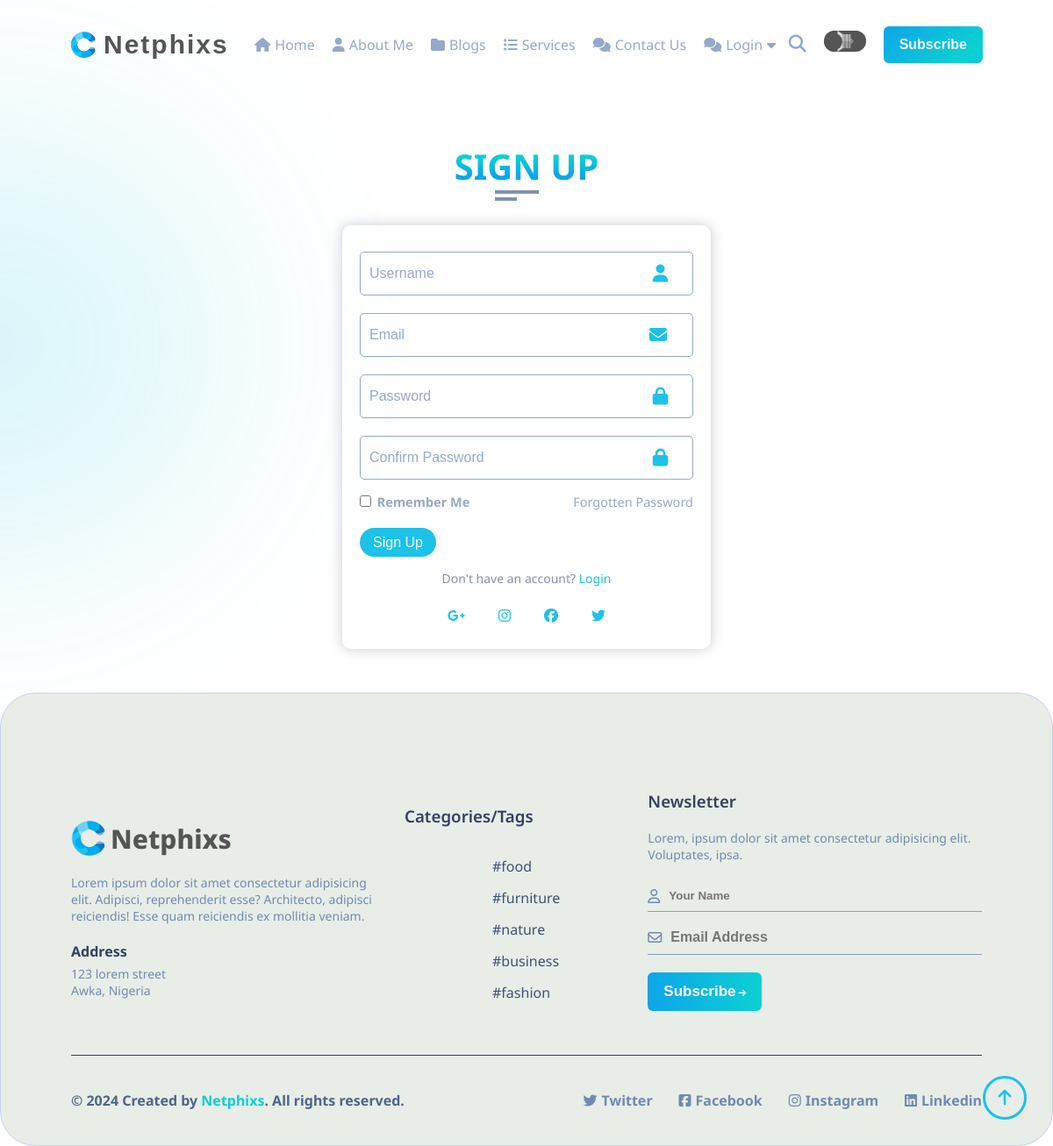
Page /auth0/register/ on the committed database.
### blog/models.py (models this page shows, shortened)
class Tag(models.Model):
    title = models.CharField(max_length=255, verbose_name="Tag")
    image = models.ImageField(upload_to=user_directory_path, verbose_name="Tag Images")
    slug = models.SlugField(null=False, unique=True, default=uuid.uuid1)
    author = models.ForeignKey(User, on_delete=models.CASCADE, default=1)
    class Meta:
        verbose_name = "Tag"
        verbose_name_plural = "Tags"

### authentication/views.py (the view)
# urls.py: path('register/', views.register, name="sign-up"),
def register(request):
    tags = Tag.objects.all()
    category = Categorys.objects.all()
    if request.method == "POST":
        form = UserRegisterForm(request.POST)
        if form.is_valid():
            username = form.cleaned_data.get('username')
            email = form.cleaned_data.get('email')
            password1 = form.cleaned_data.get('password1')
            password2 = form.cleaned_data.get('password2')
            new_user = form.save()
            print("User created successfully:", new_user)  # Debug statement
            messages.success(request, f'Hello {username} your account was created!!')
            if 'remember' in request.POST:
                request.session.set_expiry(60 * 60 * 24 * 14)  # Extend session expiry to 14 days
            new_user = authenticate(username=username, password=password1)
            if new_user is not None:
                print("User authenticated successfully:", new_user)  # Debug statement
                login(request, new_user)
                return redirect('index')  # Change 'index' to your desired page name
            else:
                print("Authentication failed")  # Debug statement
        else:
            if User.objects.filter(email=request.POST.get('email')).exists():
                messages.warning(request, 'Email already exists! Please login.')
                return redirect('login')  # Redirect to login page if email already exists
    else:
        if request.user.is_authenticated:
            messages.warning(request, "Logged in Successfully...")
            return redirect('index')  # Redirect to index if user is already logged in
        else:
            form = UserRegisterForm()
        context = {
            'form': form,
            'tags': tags,
            'category': category,
        }
    return render(request, 'signup.html', context)

### authentication/forms.py
class UserRegisterForm(UserCreationForm):
    username = forms.CharField(
        widget=forms.TextInput(attrs={'placeholder': 'Username', 'class': 'prompt srch_explore'}),
        max_length=50,
        required=True
    )
    email = forms.EmailField(
        widget=forms.TextInput(attrs={'placeholder': 'Email', 'class': 'prompt srch_explore'}),
        max_length=50,
        required=True
    )
    password1 = forms.CharField(
        widget=forms.PasswordInput(attrs={'placeholder': 'Enter Password', 'class': 'prompt srch_explore'}),
        max_length=50,
        required=True
    )
    password2 = forms.CharField(
        widget=forms.PasswordInput(attrs={'placeholder': 'Confirm Password', 'class': 'prompt srch_explore'}),
        max_length=50,
        required=True
    )
    remember = forms.BooleanField(
        label='Remember Me',
        required=False
    )
    class Meta:
        model = User
        fields = ['username', 'email', 'password1', 'password2', 'remember']

### templates/signup.html (shortened to what this page needs)
{% extends "base.html" %}
{% load static %}
{% block header %} {% include "header.html" %} {% endblock header %}
{% block content %}
<section class="about section " id="about">
  <div class="container">
    <div class="row bg-color">
      <div class="section-title padd-15" style="margin-bottom: -20px;">
        <h2>SIGN UP</h2>
      </div>
    </div>
    <div class="row row-signup">
      <div class="wrapper">
        <form action="{% url "sign-up" %}" method="POST">
          <div class="input-box">
            <input type="text" placeholder="Username" name="username" required>
            <i class="fa fa-user" aria-hidden="true"></i>
          </div>
          <div class="input-box">
            <input type="email" placeholder="Email" name="email" required>
            <i class="fa-solid fa-envelope"></i>
          </div>
          <div class="input-box input-pass">
            <input type="password" placeholder="Password" required name="password1" id="password1">
            <i class="fa-solid fa-lock" id="passwordIcon1"></i>
          </div>
          <div class="input-box input-pass" style="margin-bottom: 25px;">
            <input type="password" placeholder="Confirm Password" required name="password2" id="password2">
            <i class="fa-solid fa-lock" id="passwordIcon2"></i>
          </div>
          <div class="remember-forgot">
            <label for="check">
              <input type="checkbox" name="remember" id="remember">
              Remember Me
            </label>
            <a href="/">Forgotten Password</a>
          </div>
          <button type="submit" class="btn">Sign Up</button>
          <div class="register-link">
            <p>Don't have an account? <a href="{% url "login" %}">Login</a></p>
          </div>
        </form>
        <div class="socials">
          <a href=""><i class="fa-brands fa-google-plus-g"></i></a>
          <a href=""><i class="fa-brands fa-instagram"></i></a>
          <a href=""><i class="fa-brands fa-facebook"></i></a>
          <a href=""><i class="fa-brands fa-twitter"></i></a>
        </div>
      </div>
      </div>
    </div>
</section>
{% endblock content %}
{% block footer %}{% include "footer.html" %}{% endblock footer %}

### templates/footer.html (shortened to what this page needs)
{% load static %}
<footer class="container" id="footer">
    <section class="footersec flex">
      <div class="logofooter">
        <div class="logof">
          <a href="/" class="flex">
            <img src="{% static '' %}assests/images/img/logo.png" alt="" />
            <h1>Netphixs</h1>
          </a>
        </div>
        <p>
          Lorem ipsum dolor sit amet consectetur adipisicing elit. Adipisci,
          reprehenderit esse? Architecto, adipisci reiciendis! Esse quam
          reiciendis ex mollitia veniam.
        </p>
        <h4>Address</h4>
        <p>123 lorem street</p>
        <p>Awka, Nigeria</p>
      </div>
      <div class="categoriesfooter">
        <h3>Categories/Tags</h3>
        <div class="flex">
          <div class="catefbx">
            <ul class="catefbxa">
              {% for tag in tags|slice:":5" %}
              <li><a href="{% url "tags" tag.slug %}">#{{tag.title}}</a></li>
              {% endfor %}
          </div>
        </div>
      </div>
      <div class="newsletterfooter">
        <h3>Newsletter</h3>
        <p>
          Lorem, ipsum dolor sit amet consectetur adipisicing elit.
          Voluptates, ipsa.
        </p>
        <form action="{% url "newsletter" %}" method="POST" id="newsletter-form" class="flex">
          <div class="flex">
              <i class="fa-regular fa-user"></i>
              <input type="name" name="name" placeholder="Your Name" id="name" />
          </div>
          <div class="flex">
              <i class="fa-regular fa-envelope"></i>
              <input type="email" name="email" placeholder="Email Address" id="email" />
          </div>
          <button type="submit">
              Subscribe<i class="fa-solid fa-arrow-right"></i>
          </button>
      </form>
      </div>
    </section>
    <div class="themeauthor container flex">
      <div class="createdby">
        <h4>
          &copy; 2024 Created by
          <a href="/" target="_blank" title="">Netphixs</a>. All rights
          reserved.
        </h4>
      </div>
      <div class="social flex">
        <div class="social-icon">
          <a href="#" class="flex">
            <i class="fa-brands fa-twitter"></i>
            <h4>Twitter</h4>
          </a>
        </div>
        <div class="social-icon">
          <a href="#" class="flex">
            <i class="fa-brands fa-square-facebook"></i>
            <h4>Facebook</h4>
          </a>
        </div>
        <div class="social-icon">
          <a href="#" class="flex">
            <i class="fa-brands fa-instagram"></i>
            <h4>Instagram</h4>
          </a>
        </div>
        <div class="social-icon">
          <a href="#" class="flex">
            <i class="fa-brands fa-linkedin"></i>
            <h4>Linkedin</h4>
          </a>
        </div>
      </div>
    </div>
  </footer>
    <a class="back-to-top active" data-back-to-top aria-label="back-to-top" href="#top"><i class="fa fa-arrow-up" aria-hidden="true"></i></a>

### static/assests/css/style.css (style rules this page uses)
:root { --bg-black-900: #f2f2fc; --bg-black-100: #fdf9ff; --bg-black-50: #e8edf5; --text-black-900: #555; --text-black-700: #94a9c9; --bar-black-600: rgba(45, 46, 46, 0.35); --bar-black-500: rgba(0, 0, 0, 0.35); --bar-black-200: rgb(232, 222, 222); --bar-footer-bg: #040b14; }
* { padding: 0; margin: 0; box-sizing: border-box; }
body { font-family: Noto Sans, sans-serif; scroll-behavior: smooth; transition: 0.3s all; }
body::before, body::after { width: 500px; content: ""; z-index: -1; position: absolute; }
body::after { background: url("../images/svg/shadow-blue.svg") no-repeat 100% 0; height: 800px; left: 0; top: 0; }
.container { position: relative; max-width: 1200px; margin: auto; }
a { text-decoration: none; }
li { list-style: none; }
.flex { display: flex; align-items: center; }
footer { height: auto; padding: 80px 80px 0 80px; border: 1px solid #c2d4ee; background-color: #e8ede8; border-radius: 40px; }
.footersec { align-items: flex-start; border-bottom: 1px solid#344161; }
.logofooter { padding: 30px 0; padding-right: 30px; }
.logof { margin-bottom: 20px; }
.logof a img { width: 40px; }
.logof a h1 { font-size: 30px; color: #555; margin-left: 5px; font-weight: 800; }
.logofooter h4 { color: #344161; margin-top: 20px; margin-bottom: 5px; }
.logofooter p { width: 350px; color: #708ab0; font-size: 14px; }
.categoriesfooter { padding: 30px 0; }
.categoriesfooter h3 { color: #344161; font-weight: 600; margin-bottom: 20px; }
.catefbx ul li { margin: 14px 0; }
.catefbx ul li a { color: #3b5377; }
.catefbx { margin-right: 100px; }
.newsletterfooter { padding: 30px 0; }
.newsletterfooter h3 { color: #344161; font-weight: 600; margin-bottom: 20px; }
.newsletterfooter p { color: #708ab0; font-size: 14px; }
.newsletterfooter form { width: 100%; margin: 20px 0; gap: 10px; flex-direction: column; align-items: flex-start; }
.newsletterfooter form div { border-bottom: 1px solid #899fc0; width: 100%; }
.newsletterfooter form div i { color: #708ab0; }
.newsletterfooter form input { color: #000; width: 100%; border: none; padding: 10px; font-weight: 600; background-color: transparent; outline: none; }
.newsletterfooter button { margin-top: 10px; position: relative; padding: 12px 18px; border-radius: 5px; border: none; cursor: pointer; background: transparent; font-size: 17px; perspective: 30rem; font-weight: 600; border-radius: 6px; color: #fff; }
.newsletterfooter button::before { content: ""; display: block; position: absolute; width: 100%; height: 100%; top: 0; left: 0; border-radius: 6px; z-index: -1; background: linear-gradient(90deg, #0ea5ea, #0bd1d1 51%, #0ea5ea) var(--x, 0) / 200%; transition: background 0.3s; }
.newsletterfooter button i { font-size: 10px; margin-left: 3px; }
.themeauthor { justify-content: space-between; padding: 40px 0; }
.createdby { color: #4e658a; font-weight: 500; }
.createdby h4 a { color: #0bd1d1; }
.social { gap: 30px; }
.social-icon { display: flex; align-items: center; gap: 5px; }
.social-icon h4 { color: #708ab0; }
.social-icon a { gap: 5px; }
.social-icon i { color: #708ab0; }
.back-to-top { position: fixed; border: 3px solid var(--skin-color); right: 30px; bottom: 30px; width: 50px; height: 50px; display: flex; align-items: center; z-index: 999; border-radius: 50%; justify-content: center; cursor: pointer; visibility: hidden; opacity: 0; transition: 0.3s all; }
.back-to-top.active { visibility: visible; opacity: 1; }
.back-to-top i { font-size: 20px; color: var(--skin-color); }

### static/assests/css/profile-update.css (style rules this page uses)
* { padding: 0; margin: 0; box-sizing: border-box; }
body { font-family: Noto Sans, sans-serif; scroll-behavior: smooth; transition: 0.3s all; }
label { display: block; font-weight: bold; margin-bottom: 5px; color: #555; color: var(--text-black-900); }
input[type="text"], input[type="email"], .select option, .select, #id_tag, #id_content, #id_title, input[type="password"] { width: 100%; padding: 10px; border: 1px solid #94a9c9; border-radius: 5px; box-sizing: border-box; font-size: 16px; }

### static/assests/css/skin/color-1.css (style rules this page uses)
:root { --skin-color: #1cc2e7; }

### static/assests/css/darkmode.css (style rules this page uses)
:root { --bg-black-900-1: #0f172a; --bg-black-100-1: #222222; --bg-black-50-1: #393939; --text-black-900-1: #ffffff; --text-black-700-1: #e9e9e9; --bar-black-600-1: rgba(45, 46, 46, 0.35); --bar-black-500-1: rgba(139, 136, 184, 0.35); --bar-black-500-1: rgba(139, 136, 184, 0.35); --bar-footer-1: #040b14; }

### rows in the picture
Tag: title "food"
Tag: title "furniture"
Tag: title "nature"
Tag: title "business"
Tag: title "fashion"
